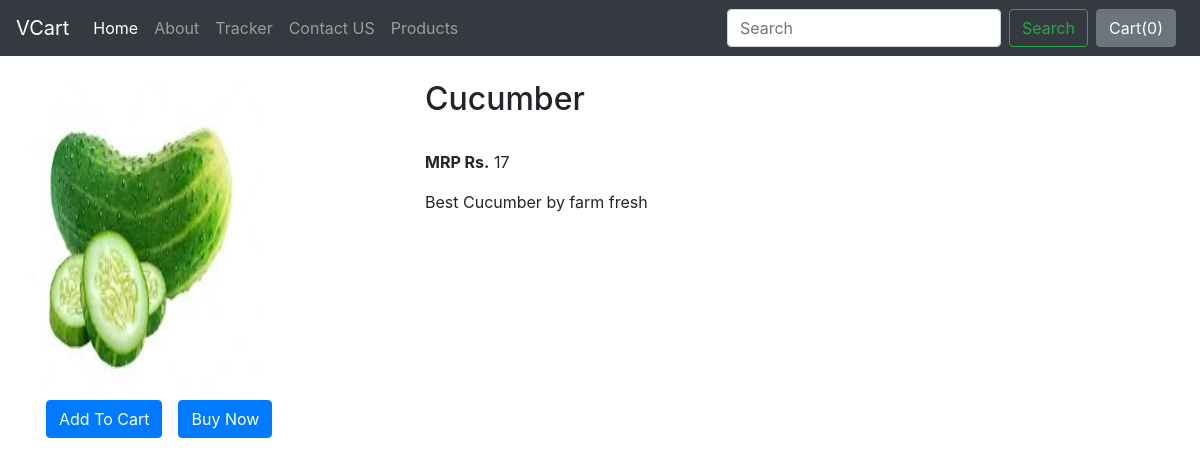
The page /shop/products/1 on the database its author committed.
### shop/models.py (models this page shows, shortened)
class Product(models.Model):
    product_id = models.AutoField
    product_name = models.CharField(max_length=50)
    category = models.CharField(max_length=50, default="")
    subcategory = models.CharField(max_length=50,default="")
    price = models.BigIntegerField(default=0)
    desc = models.CharField(max_length=300)
    pub_date = models.DateField()
    image = models.ImageField(upload_to="shop/images",default="")

### shop/views.py (the view)
# urls.py: path('products/<int:myid>', views.products, name="products"),
def products(request, myid):
    product = Product.objects.filter(id=myid)
    return render(request, 'shop/product.html',  {'product':product[0]})

### shop/templates/shop/product.html (shortened to what this page needs)
{% extends 'shop/basic.html' %}
{% block body %}
<div class="container my-4">
    <div class="row">
        <div class="col-md-4">
            <div class="row">
            <img src="/media/{{product.image}}" width="230px" height="320px">
            </div>
            <div class="row">
                 <button id="pr{{i.id}}" class="btn btn-primary mx-3">Add To Cart</button>
                <a href="/shop/products/{{i.id}}">
                <button id="qv{{i.id}}" class="btn btn-primary">Buy Now</button>
                </a>
            </div>
        </div>
         <div class="col-md-8">
            <div>
                <h2>{{product.product_name}}</h2>
                <br>
                 <p> <b>MRP Rs.</b> {{product.price}} </p>
                <p>{{product.desc}} </p>
            </div>
         </div>
    </div>
</div>
{% endblock %}

### rows shown on the page
Product: image (picture), product_name "Cucumber", price "17", desc "Best Cucumber by farm fresh"
